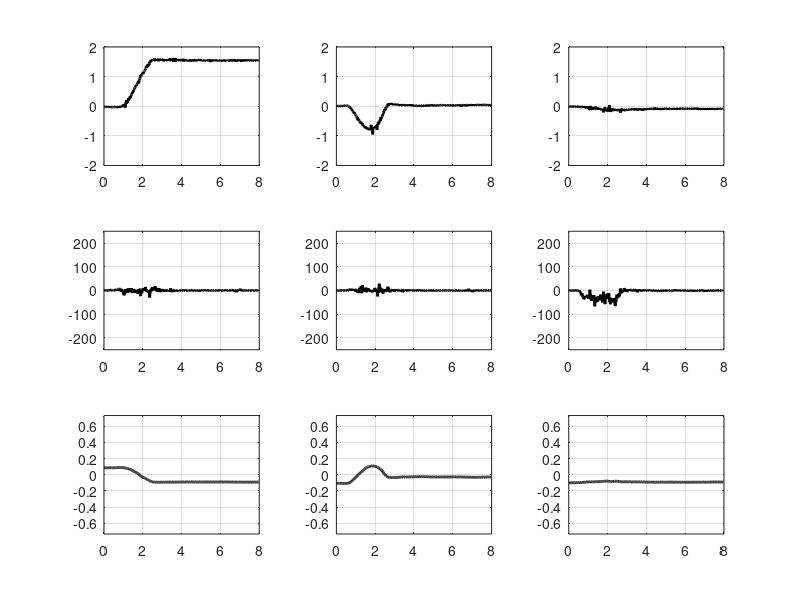

The MATLAB source for this figure:
data = importdata('series2.txt');
mag_fs = 0.73; % mG / lsb
accel_fs = 2;  % g / lsb
gyro_fs = 250; % dps / lsb
mag_range = 2048;
accel_range = 32768;
gyro_range = 32768;

samples = length(data) - 1;
time = data(2:samples, 1);

bias_mag_x = data(1, 2) * mag_fs / mag_range;
bias_mag_y = data(1, 3) * mag_fs / mag_range;
bias_mag_z = data(1, 4) * mag_fs / mag_range;
mag_x = data(2:samples, 2) * mag_fs / mag_range;
mag_y = data(2:samples, 3) * mag_fs / mag_range;
mag_z = data(2:samples, 4) * mag_fs / mag_range;

bias_gyro_x = data(1, 5) * gyro_fs / gyro_range;
bias_gyro_y = data(1, 6) * gyro_fs / gyro_range;
bias_gyro_z = data(1, 7) * gyro_fs / gyro_range;
gyro_x = data(2:samples, 5) * gyro_fs / gyro_range;
gyro_y = data(2:samples, 6) * gyro_fs / gyro_range;
gyro_z = data(2:samples, 7) * gyro_fs / gyro_range;

bias_accel_x = data(1, 8) * accel_fs / accel_range;
bias_accel_y = data(1, 9) * accel_fs / accel_range;
bias_accel_z = data(1, 10) * accel_fs / accel_range;
accel_x = data(2:samples, 8) * accel_fs / accel_range;
accel_y = data(2:samples, 9) * accel_fs / accel_range;
accel_z = data(2:samples, 10) * accel_fs / accel_range;

%% MAGNETOMETER ALL
hold all;
box on;
grid on;
plot(time, mag_x, 'LineWidth', 2);
plot(time, mag_y, 'LineWidth', 2);
plot(time, mag_z, 'LineWidth', 2);
xlabel('time (sec)');
ylabel('b (mG)');
xlim([0 8]);
ylim([-mag_fs mag_fs]);

%% ACCELEROMETER ALL
hold all;
box on;
grid on;
plot(time, accel_x - bias_accel_x, 'LineWidth', 2);
plot(time, accel_y - bias_accel_y, 'LineWidth', 2);
plot(time, accel_z - bias_accel_z, 'LineWidth', 2);
xlabel('time (sec)');
ylabel('a (9.81m/s^2)');
xlim([0 8]);
ylim([-accel_fs accel_fs]);

%% GYRO ALL
hold all;
box on;
grid on;
plot(time, gyro_x - bias_gyro_x, 'LineWidth', 2);
plot(time, gyro_y - bias_gyro_y, 'LineWidth', 2);
plot(time, gyro_z - bias_gyro_z, 'LineWidth', 2);
xlabel('time (sec)');
ylabel('w (deg / sec)');
legend('x', 'y', 'z');
xlim([0 8]);
ylim([-gyro_fs gyro_fs]);

%% ALL

subplot(3, 3, 1);
plot(time, accel_x - bias_accel_x, 'Color', [0 0 0], 'LineWidth', 2);
% ylabel('a_x [mG]');
% xlabel('time (sec)');
grid on;
xlim([0 8]);
ylim([-accel_fs accel_fs]);

subplot(3, 3, 2);
plot(time, accel_y - bias_accel_y, 'Color', [0 0 0], 'LineWidth', 2);
% ylabel('a_y [mG]');
% xlabel('time (sec)');
grid on;
xlim([0 8]);
ylim([-accel_fs accel_fs]);

subplot(3, 3, 3);
plot(time, accel_z - bias_accel_z, 'Color', [0 0 0], 'LineWidth', 2);
% ylabel('a_z [mG]');
% xlabel('time (sec)');
grid on;
xlim([0 8]);
ylim([-accel_fs accel_fs]);

subplot(3, 3, 4);
plot(time, gyro_x - bias_gyro_x, 'Color', [0 0 0], 'LineWidth', 2);
% ylabel('g_x [degrees/s]');
% xlabel('time (sec)');
grid on;
xlim([0 8]);
ylim([-gyro_fs gyro_fs]);

subplot(3, 3, 5);
plot(time, gyro_y - bias_gyro_y, 'Color', [0 0 0], 'LineWidth', 2);
% ylabel('g_y [degrees/s]');
% xlabel('time (sec)');
grid on;
xlim([0 8]);
ylim([-gyro_fs gyro_fs]);

subplot(3, 3, 6);
plot(time, gyro_z - bias_gyro_z, 'Color', [0 0 0], 'LineWidth', 2);
% ylabel('g_z [degrees/s]');
% xlabel('time (sec)');
grid on;
xlim([0 8]);
ylim([-gyro_fs gyro_fs]);

subplot(3, 3, 7);
plot(time, mag_x, 'Color', [0 0 0], 'LineWidth', 2);
% ylabel('b_x [mG]');
% xlabel('time (sec)');
grid on;
xlim([0 8]);
ylim([-mag_fs mag_fs]);

subplot(3, 3, 8);
plot(time, mag_y, 'Color', [0 0 0], 'LineWidth', 2);
% ylabel('b_y [mG]');
% xlabel('time (sec)');
grid on;
xlim([0 8]);
ylim([-mag_fs mag_fs]);

subplot(3, 3, 9);
plot(time, mag_z, 'Color', [0 0 0], 'LineWidth', 2);
% ylabel('b_z [mG]');
% xlabel('time (sec)');
grid on;
xlim([0 8]);
ylim([-mag_fs mag_fs]);